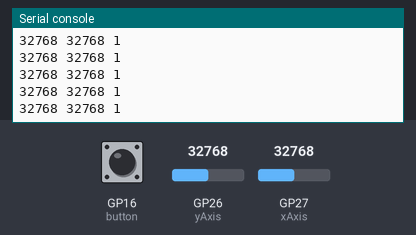
The program below on a simulated Raspberry Pi Pico running MicroPython. Shown: the last lines printed to the serial console. The test bench sets the inputs (shaded band); at power-on: GP26 (yAxis) = 32768, GP27 (xAxis) = 32768, GP16 (button) HIGH (analog values on the 0–65535 scale).

Above: at 1.2 s.
1.3 s: GP26 (yAxis) set to 45874
At 1.31 s:
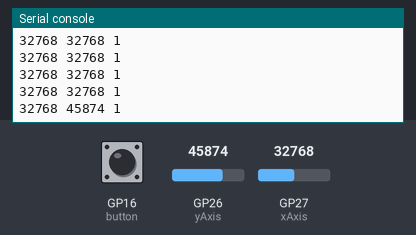
2.8 s: GP27 (xAxis) set to 45874
At 2.81 s:
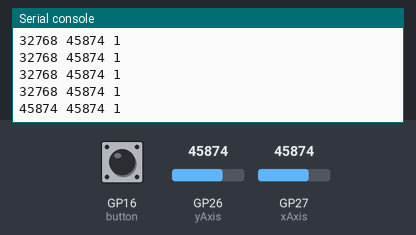
4.3 s: GP16 (button) pulled LOW for 0.15 s
At 4.32 s:
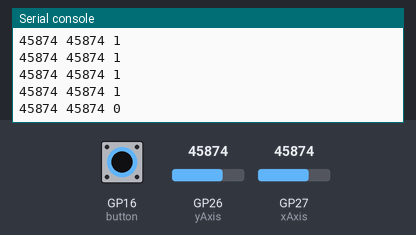
5.9 s: GP26 (yAxis) set to 57670
At 5.92 s:
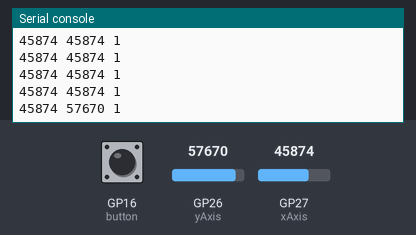
7.4 s: GP16 (button) pulled LOW for 1 s
At 7.43 s:
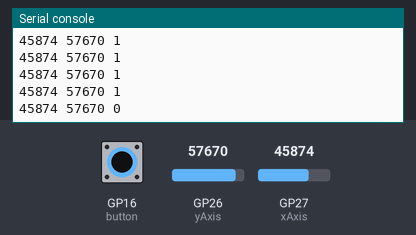
9.9 s: GP27 (xAxis) set to 57670
At 9.93 s:
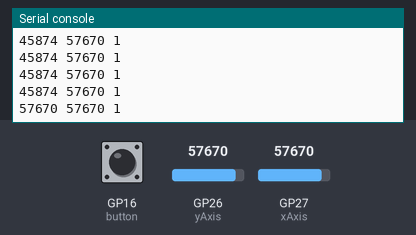
Timing chart, 0 to 12.4 s (numbered marks = the images above; inputs shaded):
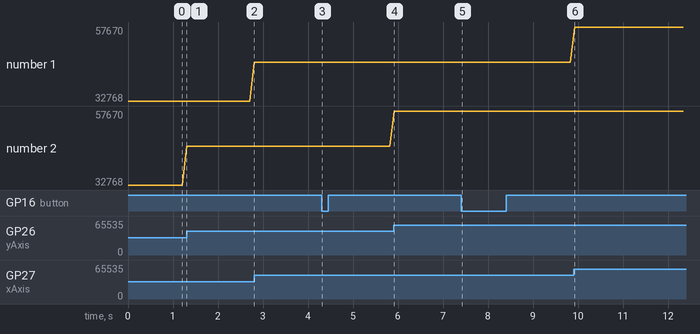

The program:

Joy_stick_PICO.py
```python
# This is for testing ADC (Analog to Digital Convertor) in PICO.
# Using ADC library from machine to setting pin to accept ADC.
# Only specific pins can configurate to ADC pin and for Input only.
from machine import Pin, ADC
import utime
xAxis = ADC(Pin(27)) # ADC pins compatible only
yAxis = ADC(Pin(26)) # ADC pins conpatible only
button = Pin(16,Pin.IN, Pin.PULL_UP) # Normal Pins
while True:
    xValue = xAxis.read_u16()
    yValue = yAxis.read_u16()
    buttonValue= button.value()
    print(xValue, yValue, buttonValue)
    utime.sleep(0.1)
```

Measured:
- after the input at 1.3 s, the serial console: prints a new line at once (image 1)
- after the input at 2.8 s, the serial console: prints a new line at once (image 2)
- after the input at 4.3 s, the serial console: prints a new line at once (image 3)
- after the input at 5.9 s, the serial console: prints a new line at once (image 4)
- after the input at 7.4 s, the serial console: prints a new line at once (image 5)
- after the input at 9.9 s, the serial console: prints a new line at once (image 6)
- plotted number 2: 32768 → 45874 after the input at 1.3 s, 45874 → 57670 after the input at 5.9 s
